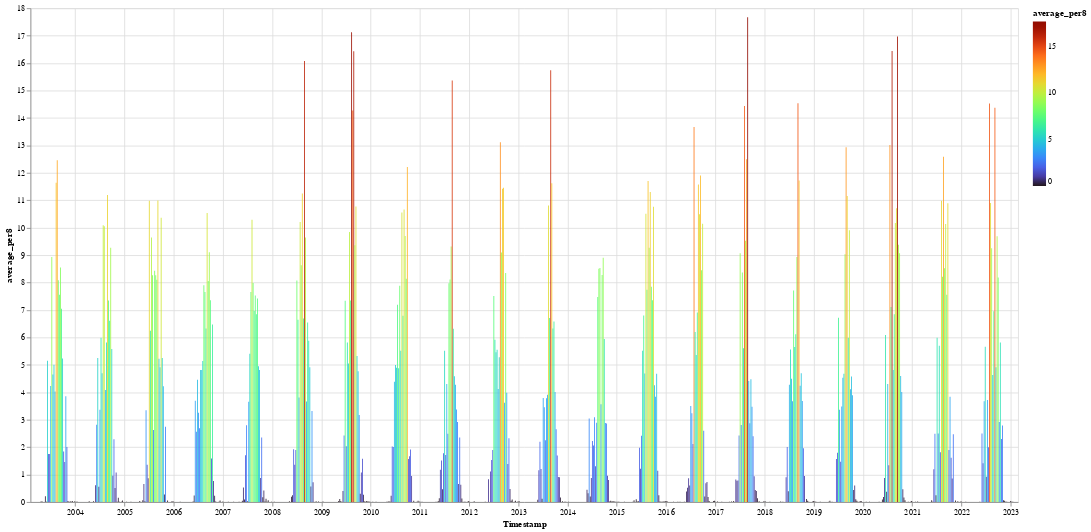

The notebook cell this image was saved under:
### Code cell
alt.Chart(precipitation_df).mark_bar(size=1).encode(
    x='Timestamp:T',
    y='average_per8:Q',
    color=alt.Color(
        'average_per8:Q', scale=alt.Scale(scheme='turbo', domain=(precipitation_df.average_per8.min(),precipitation_df.average_per8.max()))),
    tooltip=[
        alt.Tooltip('Timestamp:T', title='Date'),
        alt.Tooltip('average_per8:Q', title='average_per8')
    ]).properties(width=1200, height=600)

### Figure 1 — Vega-Lite specification as saved in the notebook (floating-point values rounded to 4 significant figures; data arrays with more than 128 entries replaced by an {"elided": "..."} marker saying what was removed)
{"config": {"view": {"continuousWidth": 400, "continuousHeight": 300}}, "data": {"name": "data-30ac28ea46bce7a1338b5ffce3c90cec"}, "mark": {"type": "bar", "size": 1}, "encoding": {"color": {"field": "average_per8", "scale": {"domain": [0.0, 17.67], "scheme": "turbo"}, "type": "quantitative"}, "tooltip": [{"field": "Timestamp", "title": "Date", "type": "temporal"}, {"field": "average_per8", "title": "average_per8", "type": "quantitative"}], "x": {"field": "Timestamp", "type": "temporal"}, "y": {"field": "average_per8", "type": "quantitative"}}, "height": 600, "width": 1200, "$schema": "https://vega.github.io/schema/vega-lite/v4.17.0.json", "datasets": {"data-30ac28ea46bce7a1338b5ffce3c90cec": {"elided": "916 records"}}}
